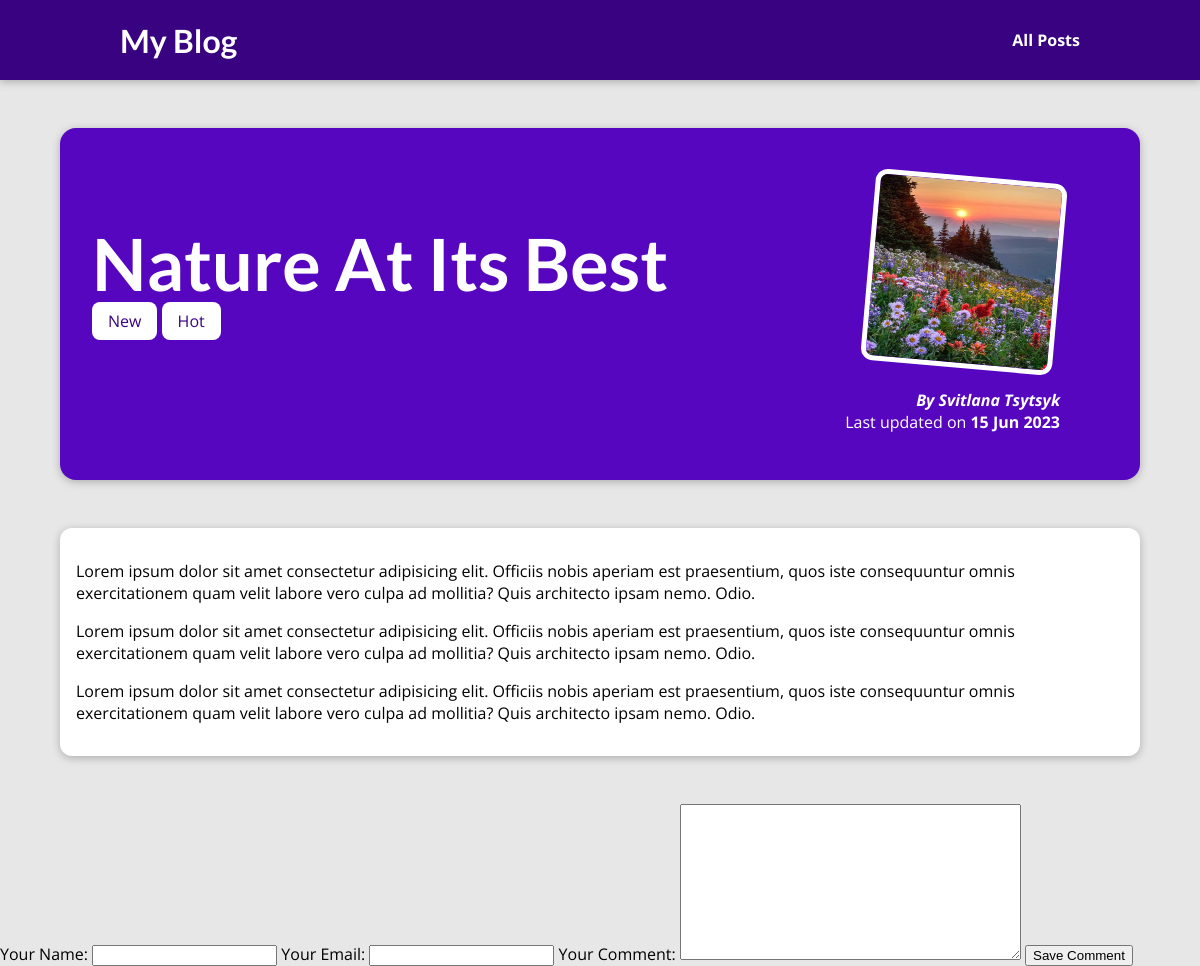
The page /posts/nature-at-its-best on the database its author committed.
### blog/models.py (models this page shows, shortened)
class Post(models.Model):
    title = models.CharField(max_length=150)
    excert=models.CharField(max_length=200)
    image = models.ImageField(upload_to="posts", null=True)
    date=models.DateField(auto_now=True)
    slug = models.SlugField(unique=True)
    content=models.TextField(validators=[MinLengthValidator(10)])
    author=models.ForeignKey(Author, on_delete=models.SET_NULL, null=True, related_name="posts")
    tags=models.ManyToManyField(Tag)

class Tag(models.Model):
    caption=models.CharField(max_length=20)

class Author(models.Model):
    first_name = models.CharField(max_length=100)
    last_name = models.CharField(max_length=100)
    email_address=models.EmailField()
    def full_name(self):
        return f"{self.first_name} {self.last_name}"
    def __str__(self):
        return self.full_name()

### blog/views.py (the view)
# urls.py: path("posts/<slug:slug>", views.SinglePostView.as_view(),
class SinglePostView(DetailView):
    template_name = "blog/post-detail.html"
    model = Post
    def get_context_data(self, **kwargs):
        context =  super().get_context_data(**kwargs)
        context["post_tags"] = self.object.tags.all()
        context["comment_form"] = CommentForm()
        return context

### blog/forms.py
class CommentForm(forms.ModelForm):
    class Meta:
        model=Comment
        exclude = ["post"]
        labels = {
            "user_name": "Your Name",
            "user_email": "Your Email",
            "text": "Your Comment"
        }

### blog/templates/blog/post-detail.html (shortened to what this page needs)
{% extends "base.html" %}
{% load static %}
{% block css_files %}
<link rel="stylesheet" href="{% static "blog/post-detail.css" %}" />
{% endblock %}
{% block content %}
<section id="summary">
  <h2>{{ post.title }}</h2>
  <div>
    {% for tag in post_tags %}
      <span class="tag">{{ tag.caption }}</span>
    {% endfor %}
  </div>
  <article>
    <img src="{{ post.image.url }}" alt="{{ post.title }}" />
    <address>By <a href="mailto:{{ post.author.email_address }}">{{ post.author }}</a></address>
    <div>Last updated on <time>{{ post.date|date:"d M Y" }}</time></div>
  </article>
</section>
<main>
  {{ post.content|linebreaks }}
</main>
<div>
  <form>
    {{ comment_form }}
    <button>Save Comment</button>
  </form>
</div>
{% endblock %}

### static/app.css (style rules this page uses)
* { box-sizing: border-box; }
html { font-family: 'Open Sans', 'Lato', sans-serif; }
body { margin: 0; }
h1, h2, h3 { font-family: 'Lato', sans-serif; font-weight: bold; }

### blog/static/blog/post-detail.css (style rules this page uses)
body { background-color: #e7e7e7; }
#summary { margin: 8rem auto 3rem auto; padding: 2rem; width: 90%; max-width: 90rem; border-radius: 16px; background-color: #5706c0; position: relative; box-shadow: 0 2px 8px rgba(0, 0, 0, 0.25); height: 22rem; }
#summary h2 { color: white; font-size: 4.5rem; margin-bottom: 0.25rem; }
#summary article { position: absolute; top: 2rem; right: 3rem; padding: 1rem 2rem; border-radius: 12px; text-align: right; color: white; }
#summary article img { width: 12rem; height: 12rem; border-radius: 12px; transform: rotateZ(5deg); border: 5px solid white; margin-bottom: 1rem; }
#summary address { font-weight: bold; }
#summary a { color: white; text-decoration: none; }
#summary time { font-weight: bold; }
main { width: 90%; max-width: 90rem; margin: 3rem auto; background-color: white; padding: 1rem; border-radius: 12px; box-shadow: 0 2px 8px rgba(0, 0, 0, 0.25); }
.tag { background-color: white; color: #390281; padding: 0.5rem 1rem; border-radius: 8px; }

### rows shown on the page
Post: title "Nature At Its Best", image (picture), author "Svitlana Tsytsyk", date "15 Jun 2023", content "Lorem ipsum dolor sit amet consectetur adipisicing elit. Officiis nobis aperiam est praesentium, quos iste consequuntur omnis exercitationem quam velit labore vero culpa ad mollitia? Quis architecto ipsam nemo. Odio. Lorem ipsum dolor sit amet consectetur adipisicing elit. Officiis nobis aperiam est praesentium, quos iste consequuntur omnis exercitationem quam velit labore vero culpa ad mollitia? Quis architecto ipsam nemo. Odio. Lorem ipsum dolor sit amet consectetur adipisicing elit. Officiis nobis aperiam est praesentium, quos iste consequuntur omnis exercitationem quam velit labore vero culpa ad mollitia? Quis architecto ipsam nemo. Odio."
Tag: caption "New"
Tag: caption "Hot"
